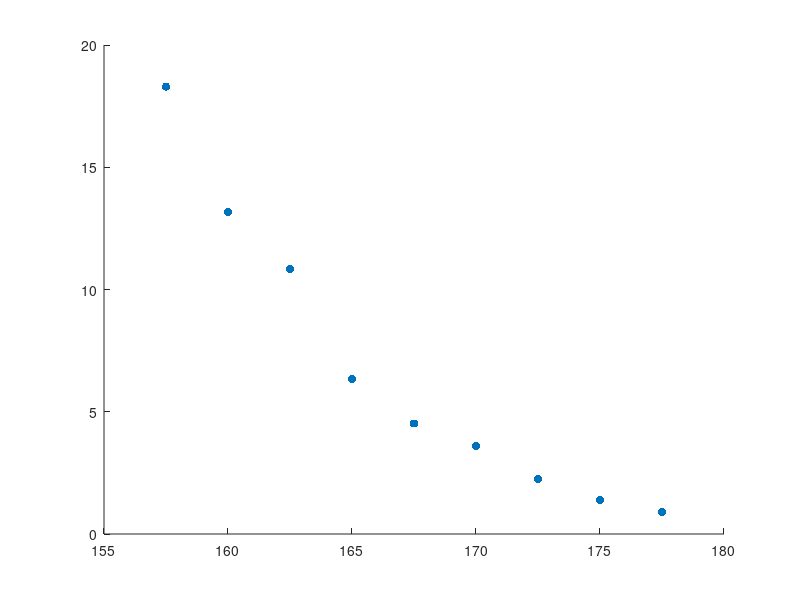

Write MATLAB code to recreate this figure.
clear;
S0=167.65;
r=0.06;

A = importdata('AAPL.txt','\t',1);
B=A.data(:,:);
B(22,3)=B(22,3);
%%{
for idx=unique(B(:,1))' 
C=zeros(size(B(B(:,1)==idx,3),1),1);
C(:,1)=B(B(:,1)==idx,3);
D=zeros(size(B(B(:,1)==idx,3),1),1);
D(:,1)=B(B(:,1)==idx,3);
U=zeros(size(B(B(:,1)==idx,3),1),1);
U(:,1)=B(B(:,1)==idx,3);
while 1
    bk=0;
for i=3:(size(B(B(:,1)==idx,3),1)-1)
    if C(i,1)>C(i-1,1)
        U(i-1,1)=(U(i,1)+U(i-2,1))/2;
        D(i,1)=(D(i-1,1)+D(i+1,1))/2;
        C([i-1 i])=C([i i-1]);
        bk=1;
    end
end
if bk==0
    break
end
end
B(B(:,1)==idx,3)=(U(:,1)+D(:,1))/2;
end
%}





%B=B(B(:,2)>Minim & B(:,2)<Maxim   & B(:,1)>Exc & B(:,1)<Excm,:);


%{
for i=1:size(B,1)
euro=@(sigma)european_bs(S0,B(i,2),r,sigma,B(i,1)./365,'call')-B(i,3);
B(i,3)=fzero(euro,0.5);
end
%}
B=B(B(:,1)==21,:);

xlabel('time(days)');
ylabel('strike');
zlabel('price');
%scatter3(B(:,1),B(:,2),B(:,3),'.');

scatter(B(:,2),B(:,3),'filled');
%hold on;
%scatter(1:size(C,1),A(:,1),'filled');
hold on;
%scatter(1:size(C,1),D(:,1),'filled');
hold on;
%scatter(1:size(C,1),U(:,1),'filled');
hold on;
%scatter(B(:,2),C(:,1),'filled');


function euro=european_bs(S0,K,r,sigma0,T,putcall)
d1 = (log(S0/K) + (r + 0.5*sigma0^2)*T)/(sigma0*sqrt(T));
d2 = d1 - sigma0*sqrt(T);
N1 = normcdf(d1);
N2 = normcdf(d2);
if putcall=='call'
    euro = S0*N1 - K*exp(-r*T)*N2;
elseif putcall=='put'
    euro = S0*N1 - K*exp(-r*T)*N2 + K*exp(-r*T) - S0;
end
end